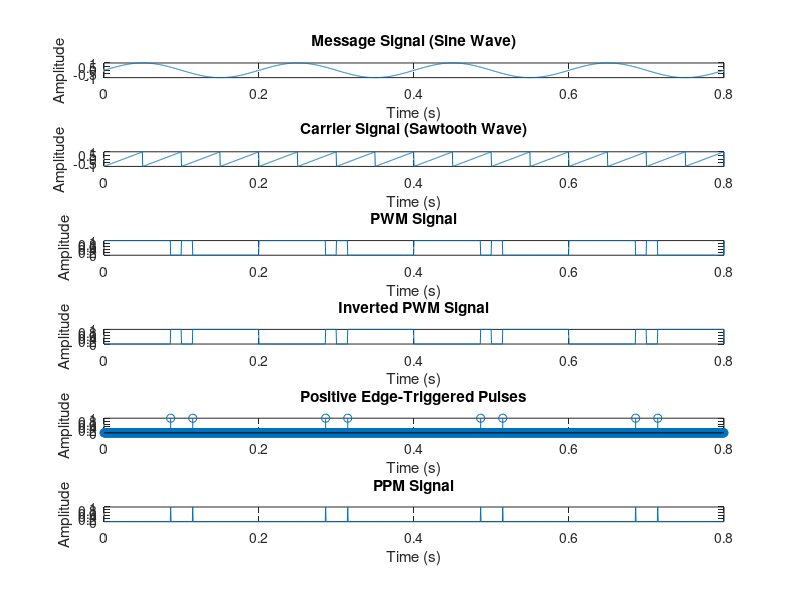

MATLAB code to generate this figure:
clc;
close all;
fc = 20;         
fm = 5;       
fs = 100 * fc;      
t = 0:1/fs:4/fm;  
mt = sin(2*pi*fm*t);
ct = sawtooth(2*pi*fc*t);
pwm = mt > ct;
i_pwm = ~pwm;
edge_trigger = [0, diff(i_pwm) > 0];
ppm = zeros(size(t)); 
ppm(find(edge_trigger)) = i_pwm(find(edge_trigger));
figure;
subplot(6,1,1);
plot(t, mt);
title('Message Signal (Sine Wave)');
xlabel('Time (s)');
ylabel('Amplitude');
subplot(6,1,2);
plot(t, ct);
title('Carrier Signal (Sawtooth Wave)');
xlabel('Time (s)');
ylabel('Amplitude');
subplot(6,1,3);
plot(t, pwm);
title('PWM Signal');
xlabel('Time (s)');
ylabel('Amplitude');
subplot(6,1,4);
plot(t, i_pwm);
title('Inverted PWM Signal');
xlabel('Time (s)');
ylabel('Amplitude');
subplot(6,1,5);
stem(t, edge_trigger);
title('Positive Edge-Triggered Pulses');
xlabel('Time (s)');
ylabel('Amplitude');
subplot(6,1,6);
plot(t, ppm);
title('PPM Signal');
xlabel('Time (s)');
ylabel('Amplitude');
